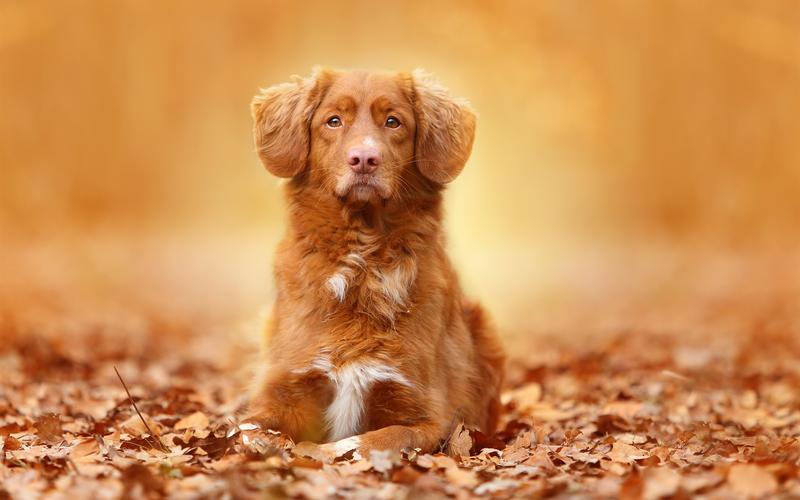
#> input picture machine_visionPro/dog2.jpeg, 800 x 500 px
$ python Prewitt_edge.py   (older library calls are emulated)
#> lines starting #> are read from the running program, lines starting #| are printed output that depends on the picture
"""
Prewitt边缘算子是一种边缘样板算子。样板算子由理想的边缘算子图像构成，依次用边缘样板去检测图像，
与被检测区最为相似的样板给出最大值，用这个最大值作为算子的输出
Prewitt算子的原理是在图像空间利用两个方向模板与图像进行邻域卷积来完成，其中一个模板用于检测水平边缘，另一个模板检测水平边缘
优点：Prewitt算子于Sobel算子差不多，利用像素点上下、左右邻点灰度差，在边缘处达到极值检测边缘，对噪声具有平滑作用
缺点：定位精度不高
"""
import cv2
import numpy as np
import matplotlib.pyplot as plt

img = cv2.imread("dog2.jpeg")
#> img is the input picture: shape (500, 800, 3); mean B, G, R 81.2, 141.1, 205.7
rgb_img = cv2.cvtColor(img, cv2.COLOR_BGR2RGB)
gray_img = cv2.cvtColor(img, cv2.COLOR_BGR2GRAY)
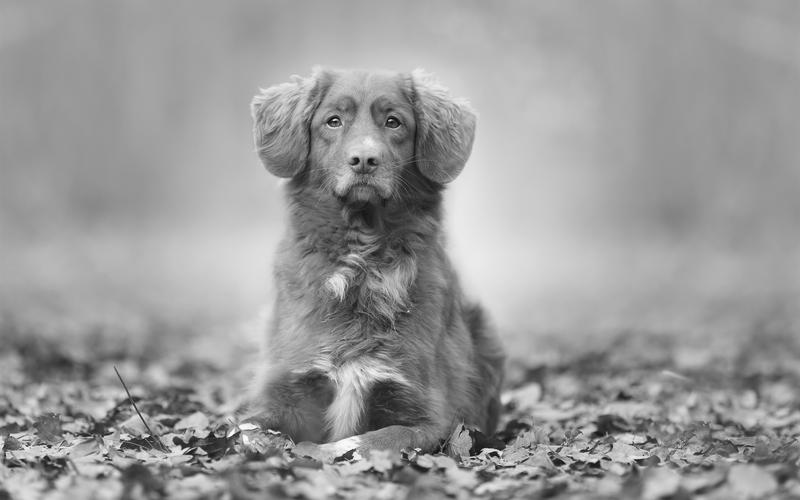
#> gray_img: shape (500, 800); min 4, max 254, mean 153.6

# Prewitt算子
kernelx = np.array([[1, 1, 1], [0, 0, 0], [-1, -1, -1]], dtype=int)
kernely = np.array([[-1, 0, 1], [-1, 0, 1], [-1, 0, 1]], dtype=int)
x = cv2.filter2D(gray_img, cv2.CV_16S, kernelx)
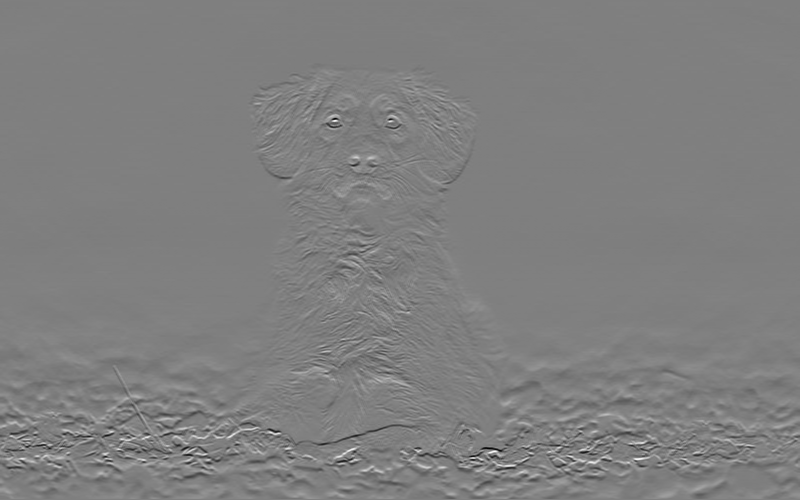
#> x: shape (500, 800) int16; min -607, max 606, mean 0.3; drawn with min black and max white
y = cv2.filter2D(gray_img, cv2.CV_16S, kernely)
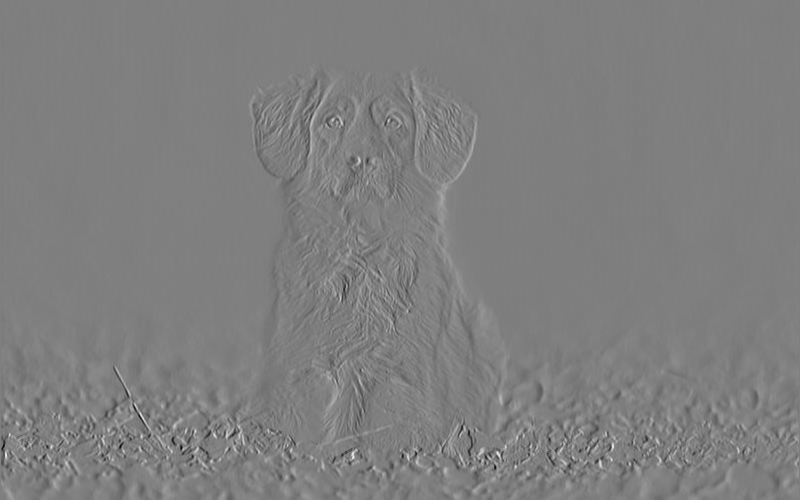
#> y: shape (500, 800) int16; min -500, max 502, mean 0; drawn with min black and max white

# 转为uint8, 融合图像
Prewittx = cv2.convertScaleAbs(x)
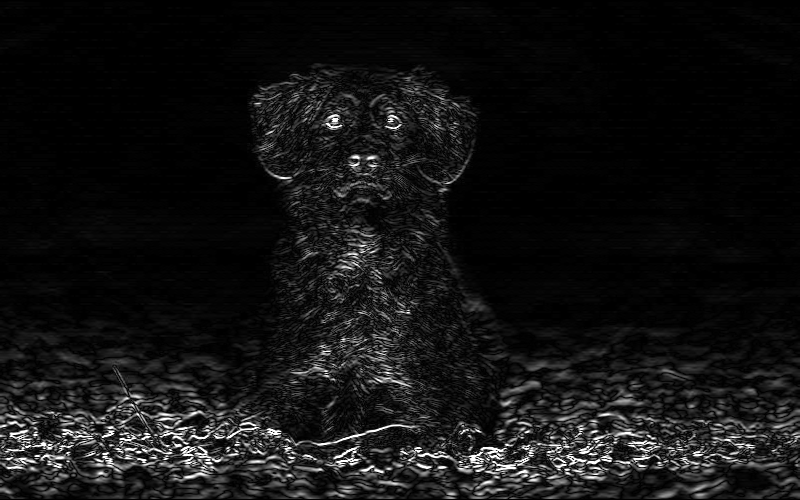
#> Prewittx: shape (500, 800); min 0, max 255, mean 18.9
Prewitty = cv2.convertScaleAbs(y)
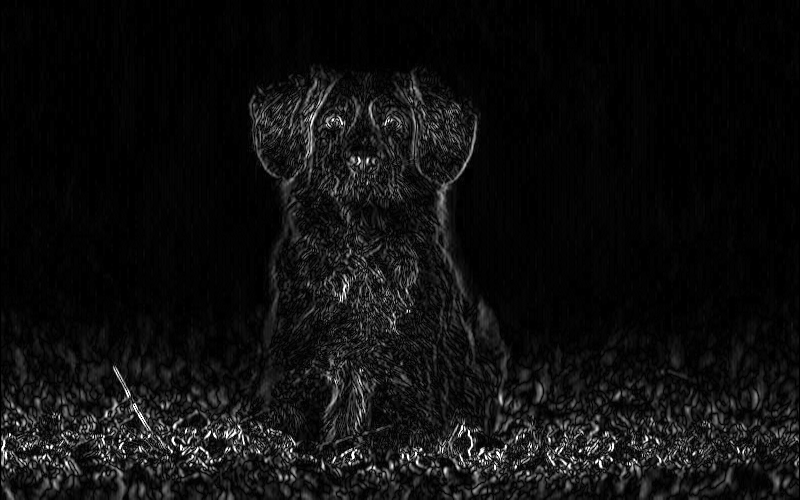
#> Prewitty: shape (500, 800); min 0, max 255, mean 15
Prewitt = cv2.addWeighted(Prewittx, 0.5, Prewitty, 0.5, 0)
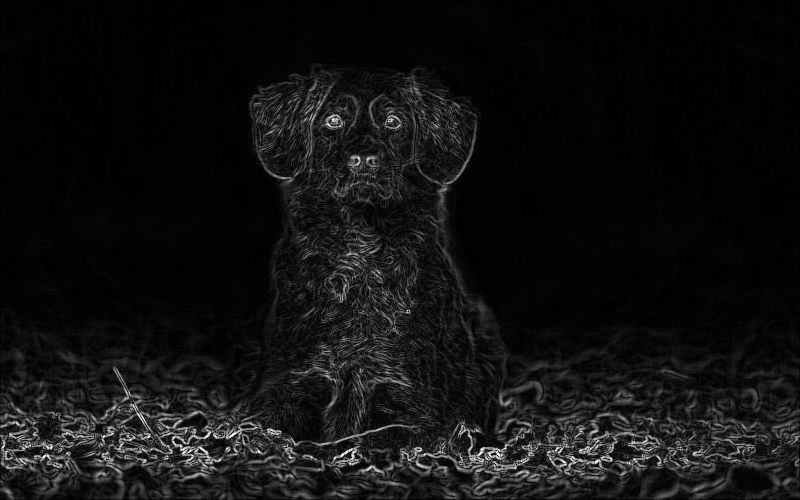
#> Prewitt: shape (500, 800); min 0, max 255, mean 17

plt.rcParams["font.sans-serif"] = ["SimHei"]
titles = ["原始图像", "Prewitt算子"]
images = [rgb_img, Prewitt]

for i in range(2):
    plt.subplot(1, 2, i + 1)
    plt.imshow(images[i], "gray")  # 直接使用plt.imshow()会使图片发绿，显示时的颜色通道不是灰色通道，而是其他的通道。
    plt.title(titles[i])
    plt.xticks([])
    plt.yticks([])
plt.show()

$ run again, with machine_visionPro/cat2.jpeg copied over machine_visionPro/dog2.jpeg
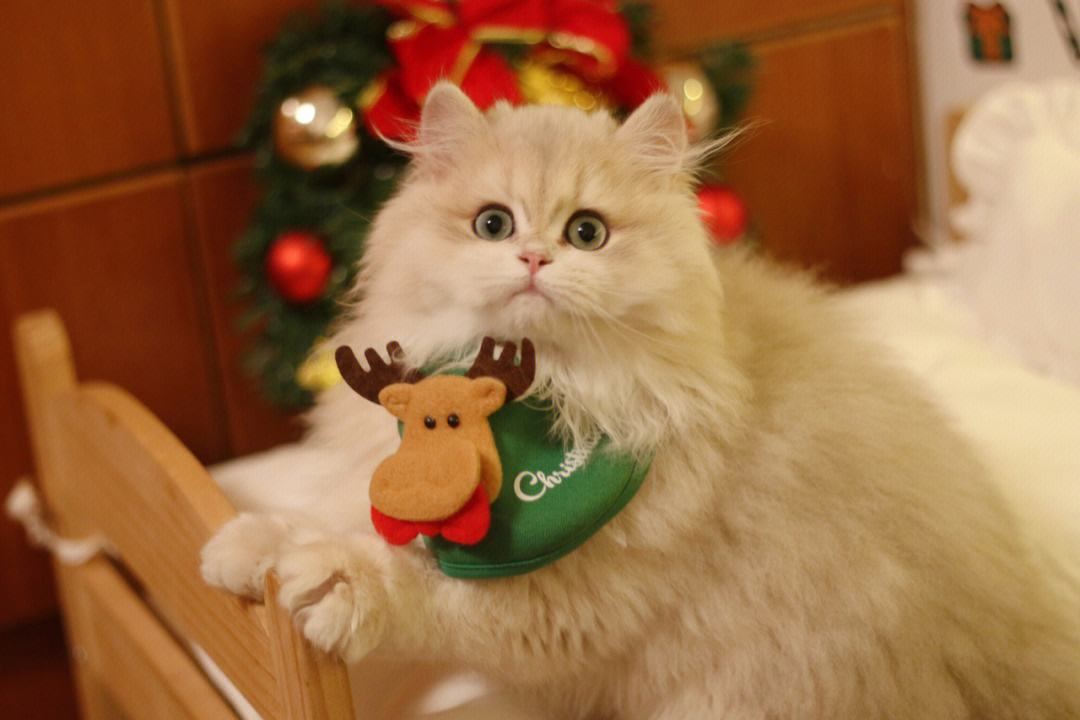
#> input picture machine_visionPro/cat2.jpeg, 1080 x 720 px
#> img is the input picture: shape (720, 1080, 3); mean B, G, R 68.4, 108.5, 155.3
#> `y = cv2.filter2D(gray_img, cv2.CV_16S, kernely)`:
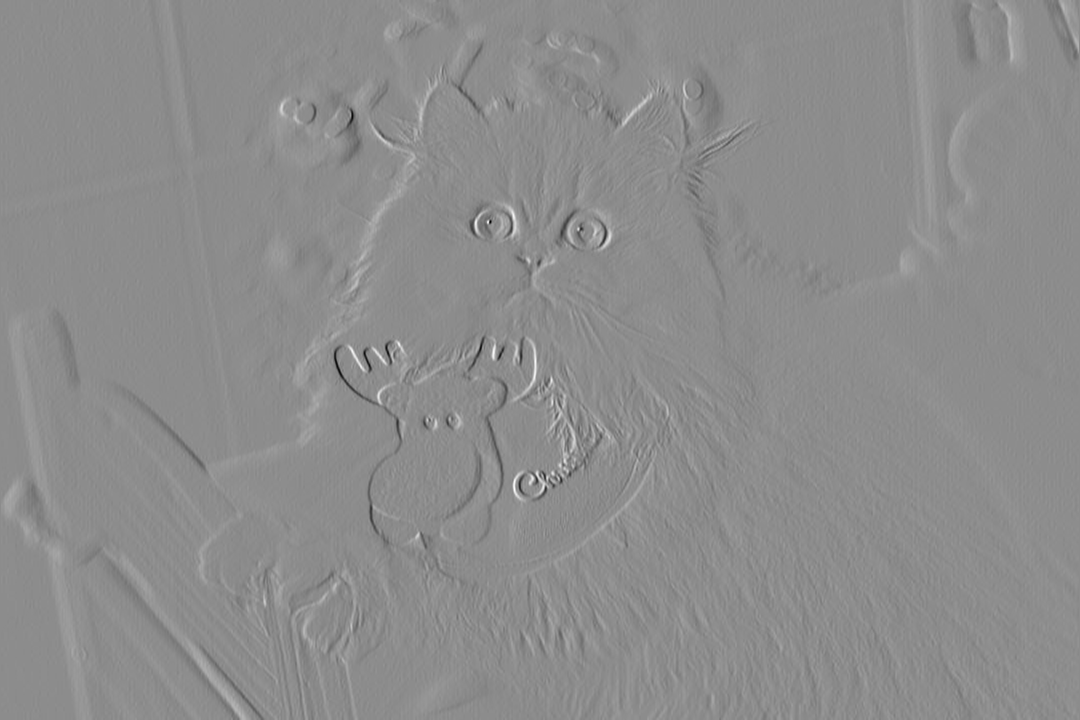
#> y: shape (720, 1080) int16; min -382, max 310, mean 0.8; drawn with min black and max white
#> `Prewitty = cv2.convertScaleAbs(y)`:
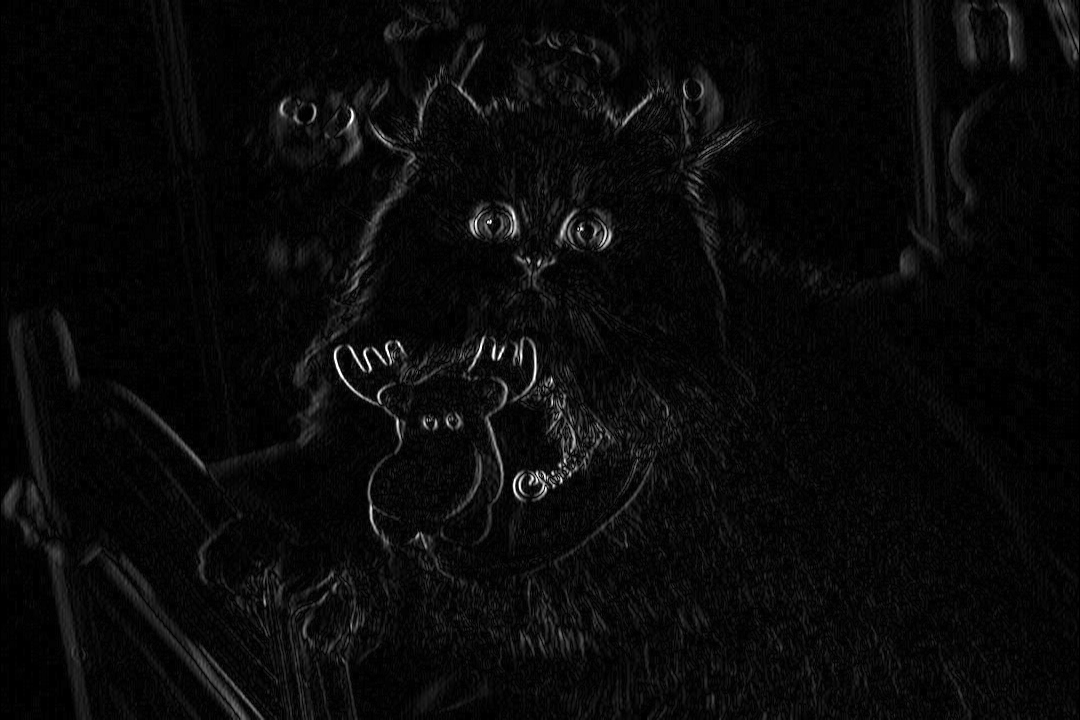
#> Prewitty: shape (720, 1080); min 0, max 255, mean 9.6
